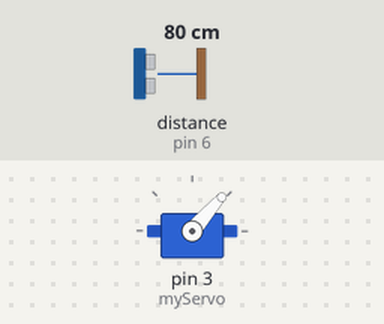
This sketch was run on a simulated Arduino Uno, built with avr-gcc and run on an emulated ATmega328P. Parts: servo. The test bench sets the inputs (shaded band); at power-on: distance to the obstacle (sensor on pin 6) 80 cm. The echo pulse lasts 58.3 µs per cm; what the sketch prints to the serial monitor is not drawn.

Above: at 1.2 s.
1.3 s: distance to the obstacle (sensor on pin 6) set to 2 cm
At 1.7 s:
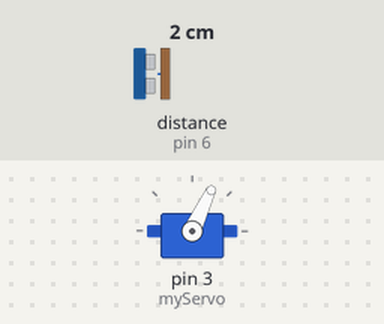
4.3 s: distance to the obstacle (sensor on pin 6) set to 4 cm
At 4.95 s:
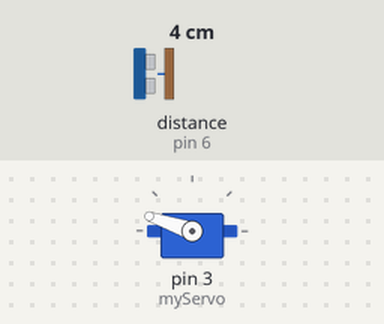
7.3 s: distance to the obstacle (sensor on pin 6) set to 60 cm
At 7.46 s:
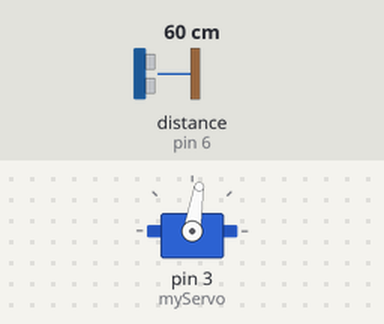
Timing chart, 0 to 16.3 s (numbered marks = the images above; inputs shaded):
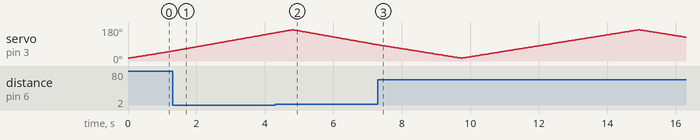

The sketch:

sonar_arduino.ino
```cpp
/**
 * #######################################################################
 * Software Arduino Sonar Monitor
 *
 * alterado por Rodrigues <https://rodriguesfas.github.io>
 * by Dejan Nedelkovski <www.HowToMechatronics.com>
 *########################################################################
 */

 /*Inclue bibliotecas*/
 #include <Servo.h>.
 #include <NewPing.h>

 #define TRIGGER_PIN  5    /* Arduino pino trigger (envia onda)*/
 #define ECHO_PIN     6    /* Arduino pino echo (recebe onda) */
 #define MAX_distancia 60  /* Distancia máxima do ping em centimetro. */

 NewPing sonar(TRIGGER_PIN, ECHO_PIN, MAX_distancia); /* NewPing configuração de pinos e distancia máxima. */

 int distancia;

 Servo myServo; /* Cria um objeto servo para controlar o servo motor. */

/**
 * setup -
 */
 void setup() {
  Serial.begin(9600); /* Config serial monitor (valor taxa de transmição). */
  myServo.attach(3);  /* Definido no qual pino é o servo motor ligado no arduino. */
}


/**
 * loop -
 */
 void loop() {
  /* faz rotacionar o servo motroe de 15º à 165º graus. */
  for(int i = 15; i <= 165; i++){
    myServo.write(i);
    delay(30);

    /* chama a função que calcula a sistância medida pelo sensor ultrasônico para cada grau. */
    distancia = calcularPING();

    Serial.print(i);         /* Envia o atual grau na porta serial. */
    Serial.print(",");       /* Envia carácter adicional à direita préximo ao valor anterior necessário mais tarde na IDE Processing  */
    Serial.print(distancia);  /* Envia o valor da distância na porta serial. */
    Serial.print(".");       /* Envia carácter à direita próximo ao valor anterior necessário mais tarde na IDE processing.*/

  }

  /* Repete as linha anteriores de 165º a 15º graus. */
  for(int i = 165; i > 15; i--){
    myServo.write(i);
    delay(30);

    distancia = calcularPING();

    Serial.print(i);
    Serial.print(",");
    Serial.print(distancia);
    Serial.print(".");

  }

}

/**
 * calcularPING - Função pa calcular a distácia medida pelo sensor ultrasônico..
 */
 int calcularPING(){
  unsigned int uS = sonar.ping();  /* Envia ping, retorna ping tempo em microseconds (uS). */
  distancia = uS / US_ROUNDTRIP_CM; /* Converte oing tempo para distancia em cm e retorana resultado. */
  return distancia;
}
```
